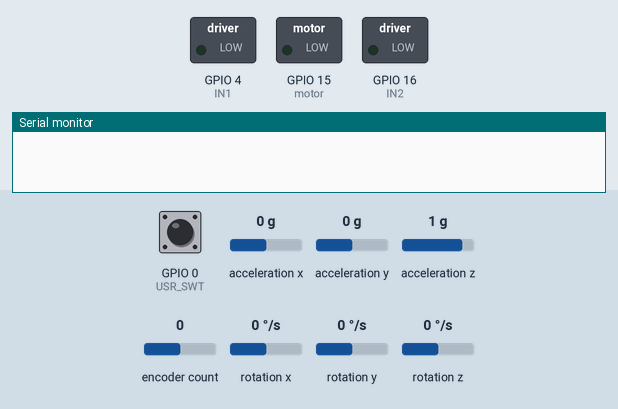
Bench run of a sketch on a simulated ESP32. Parts: switched loads named in the sketch (green lamp = pin HIGH), the last lines printed to the serial monitor. Inputs (shaded band) come from the test bench; at power-on: GPIO 0 (USR_SWT) HIGH, acceleration y 0 g, acceleration z 1 g, encoder count 0, acceleration x 0 g, rotation x 0 °/s, rotation y 0 °/s, rotation z 0 °/s.

Above: at 0.8 s.
0.9 s: GPIO 0 (USR_SWT) pulled LOW for 0.15 s
At 3.7 s:
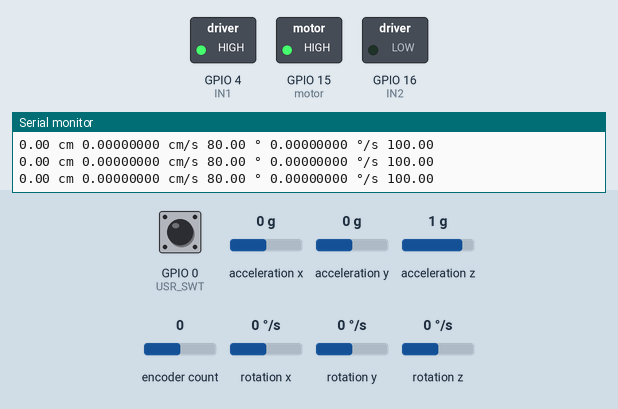
4.0 s: acceleration y set to -1.4 g
5.5 s: acceleration z set to 0 g
At 5.74 s:
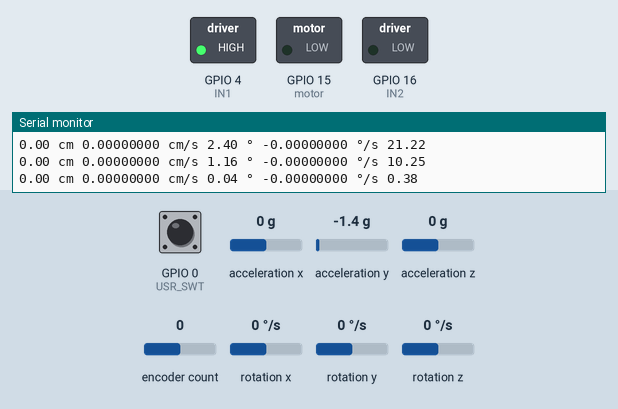
At 7.7 s:
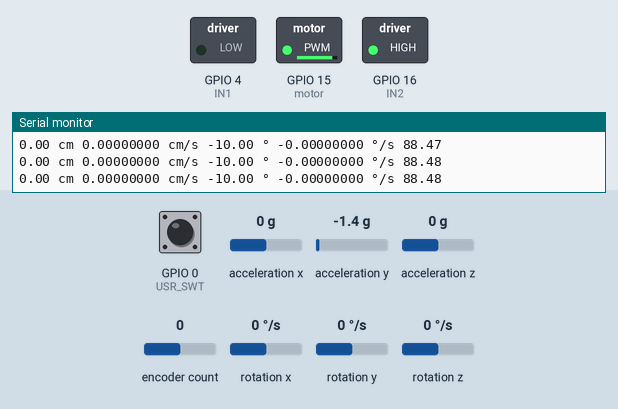
8.5 s: encoder count set to 1
At 8.63 s:
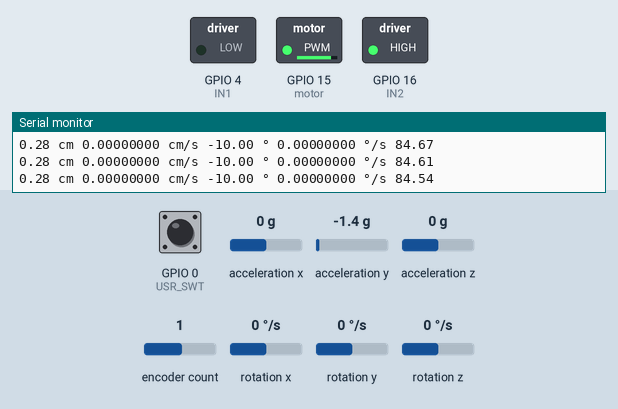
11.5 s: encoder count set to 5
14.5 s: encoder count set to 4
Timing chart, 0 to 21.5 s (numbered marks = the images above; inputs shaded):
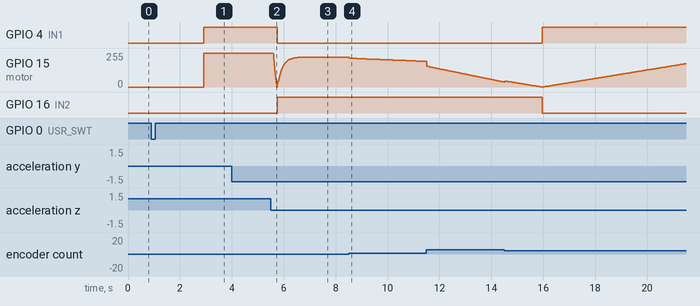

The sketch:

app.ino
```cpp
#include "hw.h"
#include "app.h"

void setup()
{
  while(digitalRead(USR_SWT));
  hw_setup();
}

void loop()
{

  tempo_atual = micros();
  dT = tempo_atual - tempo_ant;

  if(dT >= sample_time)
  {
    tempo_ant = tempo_atual;

    get_pos_lin();
    get_ang();
    vel_lin = get_vel_lin(pos, pos_1);
    vel_ang = get_vel_ang(ang_pos, ang_pos_1);

    states[0] = pos;
    states[1] = vel_lin;
    states[2] = ang_pos;
    states[3] = vel_ang;

    u = app_controlador(K, states);

    if (u >= 0){
      // sentido horário
      hw_horario();
    }

    else {
      //sentido anti-horário
      u = abs(u);
      hw_anti_horario();
    }

    // Aplicando o controle na planta
    if(u >= 100) u = 100;
    hw_pwm_motor(u);

    hw_print_states(states);
  }
}
```

app.h
```cpp
float app_controlador(float K[4], float states[4]);
void app_update_integrator(float y);

float ref = 0.0;
float integrador = 0.0;
float dt = 0.05;


void app_update_integrator(float y)
{
  float erro = ref - y;
  integrador += erro * dt;
}

float K[4] = {-12.7027, 32.7779, -8.8479, 5.5888};
float K_i = 4.4721;

float app_controlador(float K[], float states[]){

  app_update_integrator(states[0]);

  u = -(K[0] * states[0] + K[1] * states[1] + K[2] * states[2] + K[3] * states[3]);
  u -= K_i * integrador;

  return u;
}
```

hw.h
```cpp
#include "esp32-hal-gpio.h"
#include "hw_sensors_read.h"

#define USR_SWT 0
#define IN1 4                      // Ponte H - IN1
#define IN2 16                      // Ponte H - IN2
#define motor 15                    // Ponte H - ENA
#define ENCODER_A 18
#define ENCODER_B 19

void hw_setup()
{
  Serial.begin(230400);

  pinMode(USR_SWT, INPUT);
  pinMode(motor, OUTPUT);
  pinMode(IN1, OUTPUT);
  pinMode(IN2, OUTPUT);

  Wire.begin();
  mpu.initialize();

  hw_calibrate_GyroY();

  if (!mpu.testConnection()) {
    Serial.println("MPU6050 não conectado!");
    while (1);
  }

  ESP32Encoder::useInternalWeakPullResistors = puType::up;
  encoder.attachHalfQuad(ENCODER_B, ENCODER_A);        // Encoder B, encoder A
  encoder.setCount(0);
}

void hw_horario()
{
    digitalWrite(IN1,HIGH);
    digitalWrite(IN2,LOW);
}

void hw_anti_horario()
{
    digitalWrite(IN1,LOW);
    digitalWrite(IN2,HIGH);
}

void hw_pwm_motor(float u)
{
  analogWrite(motor,u*255.0/100.0);
}

void hw_print_states(float states[4])
{
    Serial.print(states[0]);
    Serial.print(" cm ");
    Serial.print(states[1],8);
    Serial.print(" cm/s ");
    Serial.print(states[2]);
    Serial.print(" ° ");
    Serial.print(states[3],8);
    Serial.print(" °/s ");
    Serial.println(u);
}
```

hw_sensors_read.h
```cpp
#include <Arduino.h>
#include <ESP32Encoder.h>
#include <Wire.h>
#include <MPU6050.h>

#define sample_time 20000
#define sample_time_sec (sample_time)/1000000

ESP32Encoder encoder;
MPU6050 mpu;

unsigned long tempo_ant = 0, tempo_atual = 0, dT = 0;

// Variáveis encoder
float theta = 0.0, u = 0.0;
long contEnc = 0.0;

float pos = 0.0;
float pos_1 = 0.0;
float ang_pos = 0.0;
float ang_pos_1 = 0.0;
float vel_lin = 0.0;
float vel_ang = 0.0;

float angleX = 0, angleY = 0, angleZ = 0;
float gyroX, gyroY, gyroZ, accelX, accelY, accelZ;
float gyroOffsetY = 0;

int cont = 0;

float states[4] = {pos, vel_lin, ang_pos, vel_ang};

unsigned long previousTime;

void get_pos_lin()
{
  contEnc = encoder.getCount();
  theta = contEnc*2.0*3.14/(334.0*2.0);
  pos_1 = pos;
  pos = 3.65*theta*2*PI*6.5e-1;
}

void get_ang()
{
  unsigned long currentTime = millis();
  float deltaTime = (tempo_atual - tempo_ant) / 1000000.0; // Em segundos
  tempo_ant = tempo_atual;

  // Ler dados do sensor
  accelX = mpu.getAccelerationX() / 16384.0; // Escala padrão ±2g
  accelY = mpu.getAccelerationY() / 16384.0;
  accelZ = mpu.getAccelerationZ() / 16384.0;
  gyroX = mpu.getRotationX() / 131.0; // Escala padrão ±250°/s
  gyroY = mpu.getRotationY() / 131.0;
  gyroZ = mpu.getRotationZ() / 131.0;

  // Calcular ângulos do acelerômetro
  float accelAngleX = atan2(accelY, sqrt(accelX * accelX + accelZ * accelZ)) * 180 / PI;
  float accelAngleY = atan2(-accelX, sqrt(accelY * accelY + accelZ * accelZ)) * 180 / PI;

  // Atualizar ângulos com filtro complementar
  angleX = 0.9 * (angleX + gyroX * deltaTime) + 0.1 * accelAngleX;
  angleY = 0.9 * (angleY + gyroY * deltaTime) + 0.1 * accelAngleY;

  angleZ += gyroZ * deltaTime;
  ang_pos_1 = ang_pos;
  ang_pos = angleX+80.0;
}

void hw_calibrate_GyroY()
{
  float sum = 0;
  int numSamples = 200;

  Serial.println("Calibrando giroscópio no eixo Y...");
  for (int i = 0; i < numSamples; i++) {
    sum += mpu.getRotationY() / 131.0;
    delay(10);
  }
  gyroOffsetY = sum / numSamples;
  Serial.print("Offset do giroscópio em Z: ");
  Serial.println(gyroOffsetY);
}

float get_vel_lin(float pos, float pos_1)
{
  return ((pos-pos_1)/sample_time_sec);
}

float get_vel_ang(float ang_pos, float ang_pos_1)
{
  return ((ang_pos-ang_pos_1)/sample_time_sec);
}
```

Measured:
- after the input at 0.9 s, GPIO 4 (IN1): LOW → HIGH after 2.0 s; GPIO 15 (motor): 0/255 → 255/255 after 2.0 s
- after the input at 5.5 s, GPIO 4 (IN1): HIGH → LOW after 0.26 s; GPIO 16 (IN2): LOW → HIGH after 0.26 s
- after the input at 8.5 s, GPIO 15 (motor): moves from 225/255 to 192/255 over 3.0 s, starting at once
- after the input at 14.5 s, GPIO 4 (IN1): LOW → HIGH after 1.5 s instead of 0.94 s; GPIO 16 (IN2): HIGH → LOW after 1.5 s instead of 0.94 s
